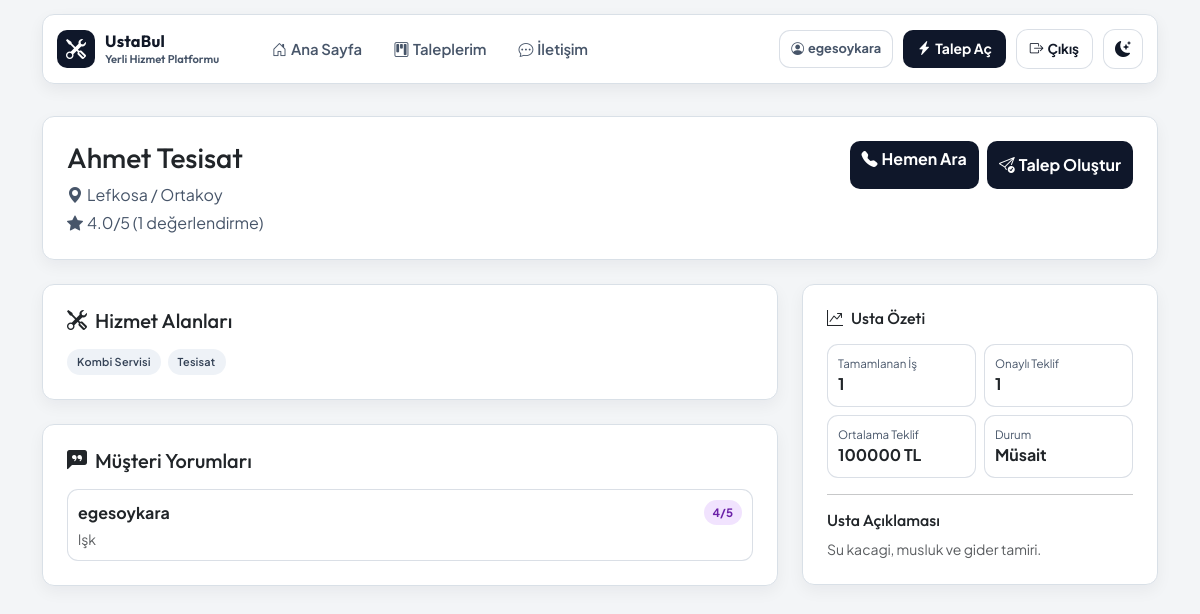
Screenshot of /usta/1/ (signed in) with the database file from the repository.
### Myapp/models.py (models this page shows, shortened)
class Provider(models.Model):
    user = models.OneToOneField(
        User,
        on_delete=models.SET_NULL,
        null=True,
        blank=True,
        related_name="provider_profile",
    )
    full_name = models.CharField(max_length=120)
    service_types = models.ManyToManyField(ServiceType, related_name="providers", blank=True)
    city = models.CharField(max_length=80)
    district = models.CharField(max_length=80)
    phone = models.CharField(max_length=20)
    latitude = models.DecimalField(max_digits=9, decimal_places=6, null=True, blank=True)
    longitude = models.DecimalField(max_digits=9, decimal_places=6, null=True, blank=True)
    rating = models.DecimalField(max_digits=2, decimal_places=1, default=5.0)
    is_available = models.BooleanField(default=True)
    description = models.TextField(blank=True)
    created_at = models.DateTimeField(auto_now_add=True)
    class Meta:
        ordering = ["-is_available", "-rating", "full_name"]

class ServiceType(models.Model):
    name = models.CharField(max_length=80, unique=True)
    slug = models.SlugField(unique=True)
    class Meta:
        ordering = ["name"]

class ProviderRating(models.Model):
    SCORE_CHOICES = (
        (1, "1"),
        (2, "2"),
        (3, "3"),
        (4, "4"),
        (5, "5"),
    )
    provider = models.ForeignKey(Provider, on_delete=models.CASCADE, related_name="ratings")
    customer = models.ForeignKey(User, on_delete=models.CASCADE, related_name="provider_ratings")
    service_request = models.OneToOneField(
        ServiceRequest,
        on_delete=models.CASCADE,
        related_name="provider_rating",
        null=True,
        blank=True,
    )
    score = models.PositiveSmallIntegerField(choices=SCORE_CHOICES)
    comment = models.TextField(blank=True)
    created_at = models.DateTimeField(auto_now_add=True)
    updated_at = models.DateTimeField(auto_now=True)
    class Meta:
        ordering = ["-updated_at"]

### Myapp/views.py (the view)
# urls.py: path('usta/<int:provider_id>/', views.provider_detail, name='provider_detail'),
def provider_detail(request, provider_id):
    provider = get_object_or_404(
        Provider.objects.prefetch_related("service_types").annotate(ratings_count=Count("ratings", distinct=True)),
        id=provider_id,
    )
    recent_ratings = list(provider.ratings.select_related("customer").order_by("-updated_at")[:10])
    completed_jobs = provider.service_requests.filter(status="completed").count()
    successful_quotes = provider.offers.filter(status="accepted").count()
    avg_quote = (
        provider.offers.filter(status="accepted", quote_amount__isnull=False)
        .aggregate(avg_value=Avg("quote_amount"))
        .get("avg_value")
    )
    return render(
        request,
        "Myapp/provider_detail.html",
        {
            "provider": provider,
            "recent_ratings": recent_ratings,
            "completed_jobs": completed_jobs,
            "successful_quotes": successful_quotes,
            "avg_quote": avg_quote,
        },
    )

### Myapp/templates/Myapp/provider_detail.html
{% extends "base.html" %}
{% block content %}
<section class="card panel-card shadow-sm reveal-up mb-4 provider-detail-hero">
  <div class="card-body p-4">
    <div class="d-flex align-items-start justify-content-between flex-wrap gap-3">
      <div>
        <h1 class="h3 mb-2">{{ provider.full_name }}</h1>
        <p class="mb-1 provider-location"><i class="bi bi-geo-alt-fill me-1"></i>{{ provider.city }} / {{ provider.district }}</p>
        <p class="mb-0 provider-rating"><i class="bi bi-star-fill me-1"></i>{{ provider.rating }}/5 ({{ provider.ratings_count }} değerlendirme)</p>
      </div>
      <div class="provider-detail-actions">
        <a href="tel:{{ provider.phone }}" class="btn btn-main"><i class="bi bi-telephone-fill me-1"></i>Hemen Ara</a>
        <a href="{% url 'index' %}#talep-form" class="btn btn-main-dark"><i class="bi bi-send-check me-1"></i>Talep Oluştur</a>
      </div>
    </div>
  </div>
</section>
<section class="row g-4">
  <div class="col-lg-8">
    <div class="card panel-card shadow-sm reveal-up mb-4">
      <div class="card-body p-4">
        <h2 class="h5 mb-3"><i class="bi bi-tools me-2"></i>Hizmet Alanları</h2>
        <div class="provider-services-list">
          {% for service in provider.service_types.all %}
            <span class="pill">{{ service.name }}</span>
          {% empty %}
            <span class="small text-muted">Hizmet alanı belirtilmemiş.</span>
          {% endfor %}
        </div>
      </div>
    </div>
    <div class="card panel-card shadow-sm reveal-up">
      <div class="card-body p-4">
        <h2 class="h5 mb-3"><i class="bi bi-chat-left-quote-fill me-2"></i>Müşteri Yorumları</h2>
        {% if recent_ratings %}
          <div class="provider-review-list">
            {% for rating in recent_ratings %}
              <article class="provider-review-item">
                <div class="d-flex align-items-center justify-content-between gap-2 mb-1">
                  <strong>{{ rating.customer.username }}</strong>
                  <span class="status-pill status-completed">{{ rating.score }}/5</span>
                </div>
                {% if rating.comment %}
                  <p class="small mb-0 text-muted">{{ rating.comment }}</p>
                {% else %}
                  <p class="small mb-0 text-muted">Yorum bırakılmadı.</p>
                {% endif %}
              </article>
            {% endfor %}
          </div>
        {% else %}
          <p class="mb-0 text-muted">Henüz yorum bulunmuyor.</p>
        {% endif %}
      </div>
    </div>
  </div>
  <div class="col-lg-4">
    <div class="card panel-card shadow-sm reveal-up">
      <div class="card-body p-4">
        <h2 class="h6 mb-3"><i class="bi bi-graph-up-arrow me-2"></i>Usta Özeti</h2>
        <div class="provider-stats-grid">
          <div class="provider-stat-box">
            <small>Tamamlanan İş</small>
            <strong>{{ completed_jobs }}</strong>
          </div>
          <div class="provider-stat-box">
            <small>Onaylı Teklif</small>
            <strong>{{ successful_quotes }}</strong>
          </div>
          <div class="provider-stat-box">
            <small>Ortalama Teklif</small>
            <strong>
              {% if avg_quote %}
                {{ avg_quote|floatformat:0 }} TL
              {% else %}
                Yok
              {% endif %}
            </strong>
          </div>
          <div class="provider-stat-box">
            <small>Durum</small>
            <strong>{% if provider.is_available %}Müsait{% else %}Müsait Değil{% endif %}</strong>
          </div>
        </div>
        {% if provider.description %}
          <hr>
          <h3 class="h6">Usta Açıklaması</h3>
          <p class="small mb-0 text-muted">{{ provider.description }}</p>
        {% endif %}
      </div>
    </div>
  </div>
</section>
{% endblock %}

### templates/base.html (shortened to what this page needs)
{% load static %}
<!doctype html>
<html lang="tr" data-theme="light">
<head>
  <link href="https://cdn.jsdelivr.net/npm/bootstrap@5.3.8/dist/css/bootstrap.min.css" rel="stylesheet">
  <link rel="stylesheet" href="https://cdn.jsdelivr.net/npm/bootstrap-icons@1.11.3/font/bootstrap-icons.min.css">
  <link rel="stylesheet" href="{% static 'css/style.css' %}?v=20260223-1">
</head>
<body>
<header class="site-header fixed-top">
  <div class="container">
    <nav class="navbar navbar-expand-lg site-nav">
      <a class="navbar-brand site-brand" href="{% url 'index' %}">
        <span class="site-brand-mark"><i class="bi bi-tools"></i></span>
        <span class="site-brand-copy">
          <strong>UstaBul</strong>
          <small>Yerli Hizmet Platformu</small>
        </span>
      </a>
      <div class="collapse navbar-collapse" id="siteNav">
        <div class="navbar-nav nav-links ms-lg-4">
          <a class="nav-link {% if request.path == '/' %}active{% endif %}" href="{% url 'index' %}"><i class="bi bi-house-door me-1"></i>Ana Sayfa</a>
          {% if request.user.is_authenticated and request.session.role == "provider" %}
            <a class="nav-link {% if request.path == '/usta/talepler/' %}active{% endif %}" href="{% url 'provider_requests' %}"><i class="bi bi-briefcase me-1"></i>Usta Paneli</a>
            <a class="nav-link {% if request.path == '/usta/profil/' %}active{% endif %}" href="{% url 'provider_profile' %}"><i class="bi bi-person-vcard me-1"></i>Usta Profili</a>
          {% elif request.user.is_authenticated %}
            <a class="nav-link {% if request.path == '/taleplerim/' %}active{% endif %}" href="{% url 'my_requests' %}"><i class="bi bi-kanban me-1"></i>Taleplerim</a>
          {% endif %}
          <a class="nav-link {% if request.path == '/contact/' %}active{% endif %}" href="{% url 'contact' %}"><i class="bi bi-chat-dots me-1"></i>İletişim</a>
        </div>
        <div class="nav-tools ms-lg-auto">
          {% if request.user.is_authenticated %}
            <span class="user-chip d-none d-md-inline-flex"><i class="bi bi-person-circle me-1"></i>{{ request.user.username }}</span>
            {% if request.session.role == "provider" %}
              <a class="btn nav-cta-btn d-none d-md-inline-flex" href="{% url 'provider_requests' %}">
                <i class="bi bi-briefcase-fill me-1"></i>Usta Paneli
              </a>
            {% else %}
              <a class="btn nav-cta-btn d-none d-md-inline-flex" href="{% url 'index' %}#talep-form">
                <i class="bi bi-lightning-charge-fill me-1"></i>Talep Aç
              </a>
            {% endif %}
            <form method="post" action="{% url 'logout' %}" class="logout-form">
              <button type="submit" class="btn nav-ghost-btn"><i class="bi bi-box-arrow-right me-1"></i>Çıkış</button>
            </form>
          {% endif %}
          <button type="button" class="theme-toggle-btn" id="theme-toggle-btn" aria-label="Temayı değiştir">
          </button>
        </div>
      </div>
    </nav>
  </div>
</header>
<main class="container site-main">
  {% block content %}{% endblock %}
</main>
</body>
</html>

### rows the page displays
Provider: full_name "Ahmet Tesisat", city "Lefkosa", district "Ortakoy", rating "4.0", ratings_count "1", description "Su kacagi, musluk ve gider tamiri."
ServiceType: name "Kombi Servisi"
ServiceType: name "Tesisat"
ProviderRating: customer.username "egesoykara", score "4", comment "lşk"

### other values shown
{{ request.user.username }} "egesoykara"
{{ completed_jobs }} "1"
{{ successful_quotes }} "1"
{{ avg_quote|floatformat:0 }} "100000"
